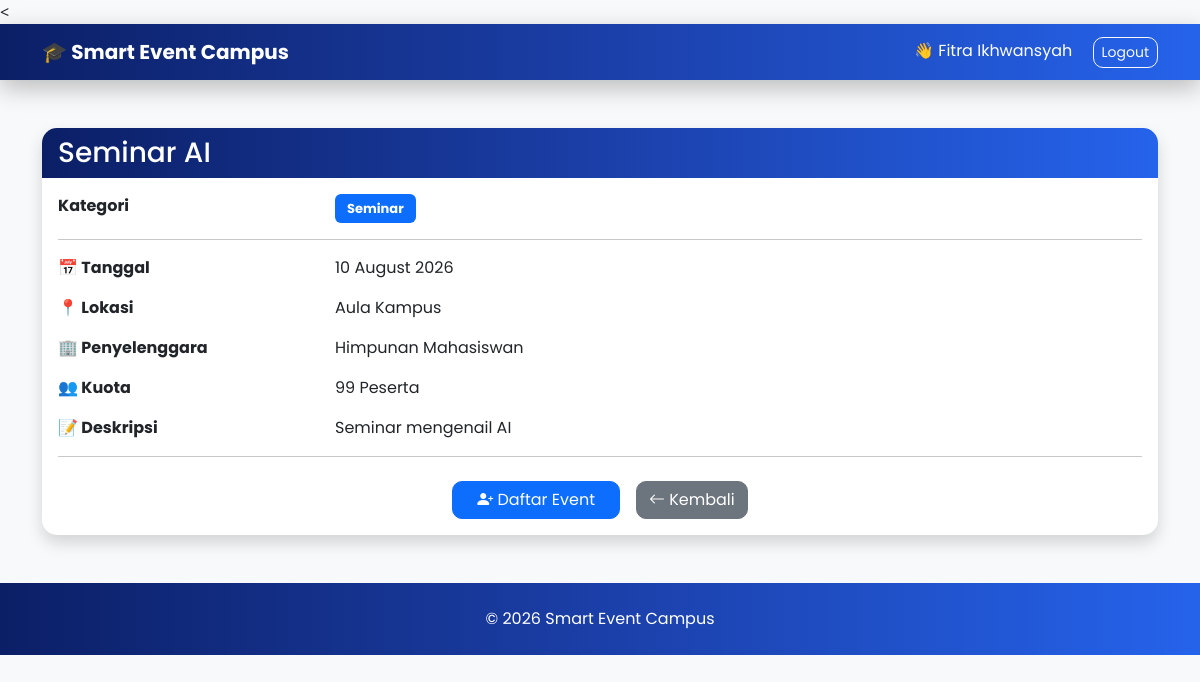
The app's page /mahasiswa/detail.php?id=1 (signed in) with its own data.
### tables this page shows
CREATE TABLE `event` (
  `id_event` int(11) NOT NULL,
  `nama_event` varchar(100) DEFAULT NULL,
  `kategori` varchar(50) DEFAULT NULL,
  `tanggal` date DEFAULT NULL,
  `lokasi` varchar(100) DEFAULT NULL,
  `penyelenggara` varchar(100) DEFAULT NULL,
  `kuota` int(11) DEFAULT NULL,
  `deskripsi` text DEFAULT NULL
);

### mahasiswa/detail.php (the view, shortened to what this page needs)
<?php
include "../config/koneksi.php";
$id = mysqli_real_escape_string($conn, $_GET['id']);
$query = mysqli_query($conn, "SELECT * FROM event WHERE id_event='$id'");
$data = mysqli_fetch_assoc($query);
?>
<!DOCTYPE html>
<html lang="id">
<head>
<link href="https://cdn.jsdelivr.net/npm/bootstrap@5.3.3/dist/css/bootstrap.min.css" rel="stylesheet">
<link rel="stylesheet" href="https://cdn.jsdelivr.net/npm/bootstrap-icons@1.11.3/font/bootstrap-icons.min.css">
<link rel="stylesheet" href="../assets/css/style.css">
</head>
<body class="bg-light">
<<nav class="navbar navbar-expand-lg navbar-dark custom-navbar">
<div class="container">
<a class="navbar-brand fw-bold" href="dashboard.php">
🎓 Smart Event Campus
</a>
<div class="ms-auto">
<span class="text-white me-3">
👋 <?= $_SESSION['nama']; ?>
</span>
<a href="logout.php" class="btn btn-outline-light btn-sm">
Logout
</a>
</div>
</div>
</nav>
<div class="container mt-5">
<div class="card shadow">
<div class="card-header text-white"
     style="background:linear-gradient(90deg,#0b1f66,#1b3fa8,#2563eb);">
<h3 class="mb-0">
<?= $data['nama_event']; ?>
</h3>
</div>
<div class="card-body">
<div class="row mb-3">
<div class="col-md-3 fw-bold">
Kategori
</div>
<div class="col-md-9">
<?php
switch($data['kategori']){
case "Seminar":
echo "<span class='badge bg-primary'>Seminar</span>";
break;
}
?>
</div>
</div>
<hr>
<div class="row mb-3">
<div class="col-md-3 fw-bold">
📅 Tanggal
</div>
<div class="col-md-9">
<?= date('d F Y', strtotime($data['tanggal'])); ?>
</div>
</div>
<div class="row mb-3">
<div class="col-md-3 fw-bold">
📍 Lokasi
</div>
<div class="col-md-9">
<?= $data['lokasi']; ?>
</div>
</div>
<div class="row mb-3">
<div class="col-md-3 fw-bold">
🏢 Penyelenggara
</div>
<div class="col-md-9">
<?= $data['penyelenggara']; ?>
</div>
</div>
<div class="row mb-3">
<div class="col-md-3 fw-bold">
👥 Kuota
</div>
<div class="col-md-9">
<?= $data['kuota']; ?> Peserta
</div>
</div>
<div class="row mb-3">
    <div class="col-md-3 fw-bold">
        📝 Deskripsi
    </div>
    <div class="col-md-9">
        <?= nl2br($data['deskripsi']); ?>
    </div>
</div>
<hr>
<div class="d-flex justify-content-center gap-3 mt-4">
    <a href="proses_daftar.php?id=<?= $data['id_event']; ?>"
   class="btn btn-primary px-4">
        <i class="bi bi-person-plus-fill"></i>
        Daftar Event
    </a>
    <a href="dashboard.php"
       class="btn btn-secondary">
        <i class="bi bi-arrow-left"></i>
        Kembali
    </a>
</div>
</div>
</div>
</div>
<footer class="text-center text-white mt-5 p-4"
style="background:linear-gradient(90deg,#0b1f66,#1b3fa8,#2563eb);">
© 2026 Smart Event Campus
</footer>
</body>
</html>

### assets/css/style.css (style rules this page uses)
* { margin:0; padding:0; box-sizing:border-box; font-family:'Poppins',sans-serif; }
body { background:#f5f7fb; }
.navbar { box-shadow:0 4px 15px rgba(0,0,0,.1); }
.navbar-brand { font-weight:700; }
.card { border:none; border-radius:15px; transition:.3s; overflow:hidden; }
.card-header { border:none; font-weight:600; }
.btn { border-radius:10px; transition:.3s; }
.badge { padding:8px 12px; font-size:13px; }
footer { margin-top:70px; background:#212529; color:#fff; padding:20px; }

### mahasiswa/detail.php (style rules this page uses)
.custom-navbar { background: linear-gradient(90deg,#0b1f66,#1b3fa8,#2563eb); box-shadow:0 8px 25px rgba(0,0,0,.25); }

### records on screen
event: nama_event "Seminar AI", tanggal "10 August 2026", lokasi "Aula Kampus", penyelenggara "Himpunan Mahasiswan", kuota "99", deskripsi "Seminar mengenail AI"

### other values on screen
$_SESSION['nama'] "Fitra Ikhwansyah"
